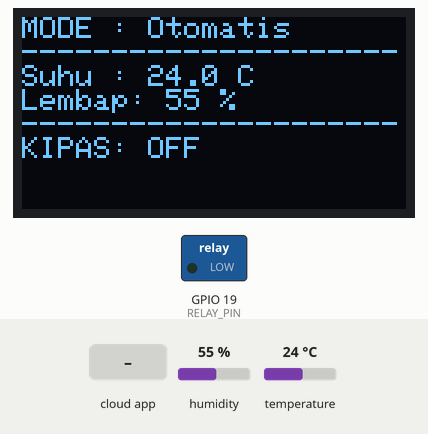
This sketch was run on a simulated ESP32. Parts: 128×64 one-colour display, switched loads named in the sketch (green lamp = pin HIGH). Inputs (shaded band) come from the test bench; at power-on: temperature 24 °C, humidity 55 %. WiFi joins after 1.5 s; servers stay silent unless stated; the Firebase database answers and starts empty; what the sketch prints to the serial monitor is not drawn.

Above: at 3.2 s.
3.3 s: temperature set to 29.6 °C
At 7.6 s:
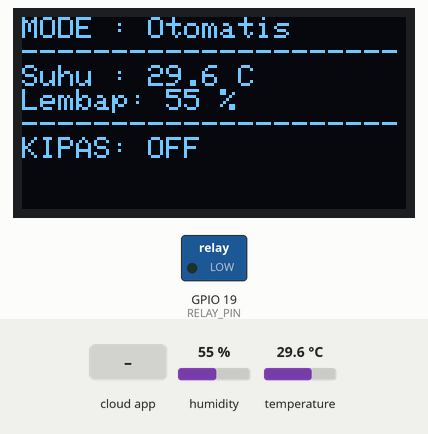
8.1 s: temperature set to 30.6 °C
At 11.8 s:
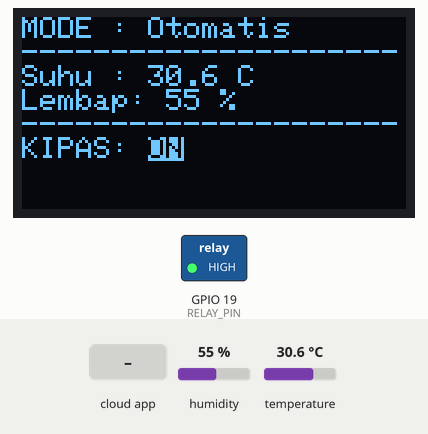
12.1 s: the phone or cloud app sets mode to Manual
At 13.2 s:
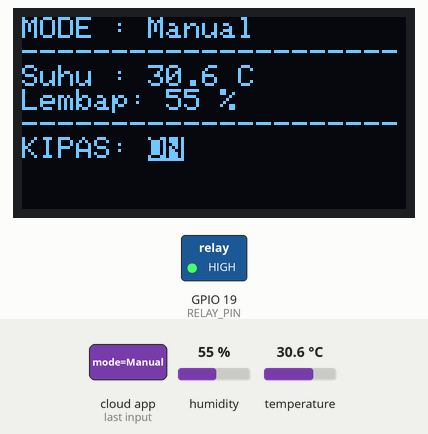
14.1 s: the phone or cloud app sets kipas to Manual
At 14.9 s:
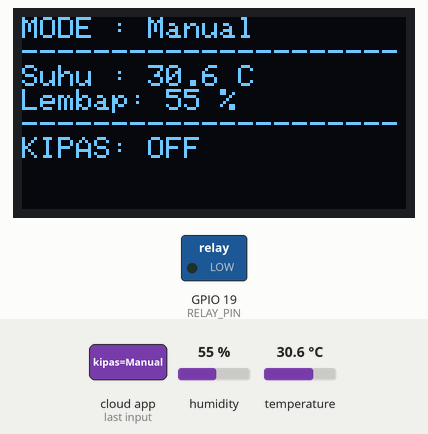
16.1 s: the phone or cloud app sets mode to ON
At 17.4 s:
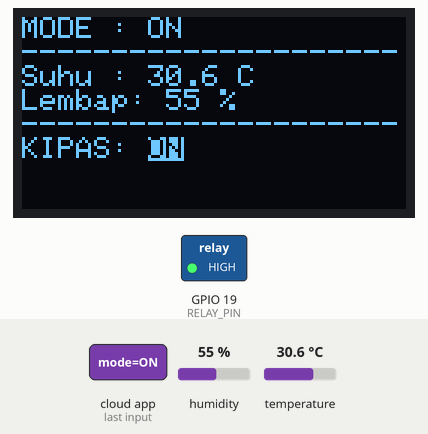
18.1 s: humidity set to 22 %
At 23.4 s:
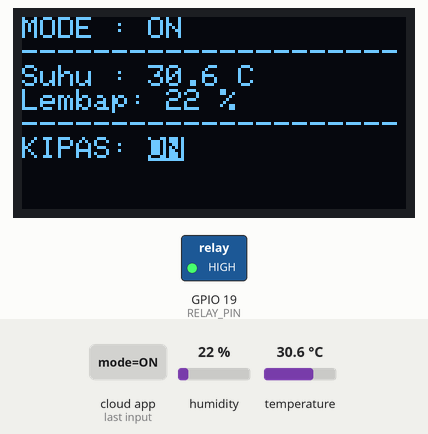
Timing chart, 0 to 24.9 s (numbered marks = the images above; inputs shaded):
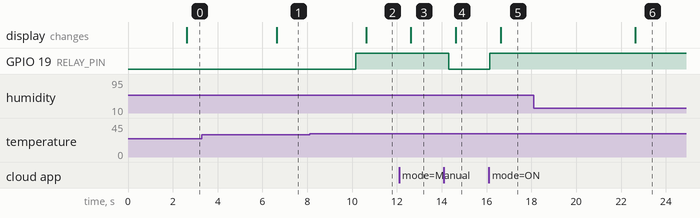

Measured:
- the behaviour switches between 30 and 30.1 °C on temperature (found by bisection; images 1 and 2)
- after the input at 3.3 s, the display: changes after 3.3 s (image 1)
- after the input at 8.1 s, GPIO 19 (RELAY_PIN): LOW → HIGH after 2.1 s; the display: changes after 2.5 s (image 2)
- after the input at 12.1 s, the display: changes after 0.53 s (image 3)
- after the input at 14.1 s, GPIO 19 (RELAY_PIN): HIGH → LOW after 0.21 s; the display: changes after 0.53 s (image 4)
- after the input at 16.1 s, GPIO 19 (RELAY_PIN): LOW → HIGH after 0.05 s; the display: changes after 0.53 s (image 5)
- after the input at 18.1 s, the display: changes after 4.5 s (image 6)

The sketch:

FirebaseDHT22.ino
```cpp
#include <Wire.h>
#include <Adafruit_GFX.h>
#include <Adafruit_SSD1306.h>
#include <DHT.h>
#include <WiFi.h>
#include <FirebaseESP32.h>

// ==========================================
// 1. KONFIGURASI WIFI & FIREBASE
// ==========================================
#define WIFI_SSID "PONDOX BENGKEL"
#define WIFI_PASSWORD "kasihkeraskaka"
#define FIREBASE_HOST "https://suhudht22-71151-default-rtdb.asia-southeast1.firebasedatabase.app/"
#define FIREBASE_AUTH "OLIHlRDMMduVcDeb2Rir5hVOvz801Jk2hy8KXkC9"

// Tambahan objek untuk library Firebase versi baru
FirebaseData fbdo;
FirebaseAuth auth;
FirebaseConfig config;

// ==========================================
// 2. KONFIGURASI PIN & SENSOR
// ==========================================
#define DHTPIN 23
#define DHTTYPE DHT22
#define RELAY_PIN 19
const float BATAS_SUHU = 30.0;

DHT dht(DHTPIN, DHTTYPE);

// ==========================================
// 3. INISIALISASI OLED
// ==========================================
#define SCREEN_WIDTH 128
#define SCREEN_HEIGHT 64
Adafruit_SSD1306 display(SCREEN_WIDTH, SCREEN_HEIGHT, &Wire, -1);

// ==========================================
// 4. VARIABEL KONTROL SYSTEM
// ==========================================
String modeSistem = "Otomatis";
String statusKipas = "OFF";
String perintahManual = "OFF";

unsigned long waktuLama = 0;
const long interval = 2000;

void setup() {
  Serial.begin(115200);

  // Setup Pin Relay
  pinMode(RELAY_PIN, OUTPUT);
  digitalWrite(RELAY_PIN, LOW);

  // Setup DHT
  dht.begin();

  // Inisialisasi OLED
  if(!display.begin(SSD1306_SWITCHCAPVCC, 0x3C)) {
    Serial.println(F("OLED Gagal diinisialisasi"));
    for(;;);
  }

  display.clearDisplay();
  display.setTextColor(SSD1306_WHITE);
  display.setCursor(10, 25);
  display.setTextSize(1);
  display.println("CONNECTING WIFI...");
  display.display();

  // Mulai Koneksi WiFi
  WiFi.begin(WIFI_SSID, WIFI_PASSWORD);
  Serial.print("Connecting to WiFi");
  while (WiFi.status() != WL_CONNECTED) {
    delay(500);
    Serial.print(".");
  }
  Serial.println("\nWiFi Connected!");

  // ---------------------------------------------------------
  // Mulai Koneksi Firebase (UPDATE UNTUK VERSI BARU)
  // ---------------------------------------------------------
  config.database_url = FIREBASE_HOST;
  config.signer.tokens.legacy_token = FIREBASE_AUTH;

  Firebase.begin(&config, &auth);
  Firebase.reconnectWiFi(true);

  // Set nilai default di Firebase saat pertama kali nyala
  Firebase.setString(fbdo, "/kontrol/mode", modeSistem);
  Firebase.setString(fbdo, "/kontrol/kipas", perintahManual);

  Serial.println("=== SISTEM IOT READY ===");
}

void loop() {
  unsigned long waktuSekarang = millis();
  if (waktuSekarang - waktuLama >= interval) {
    waktuLama = waktuSekarang;

    float suhu = dht.readTemperature();
    float lembap = dht.readHumidity();

    if (isnan(suhu) || isnan(lembap)) {
      Serial.println("Error: Sensor DHT22 tidak terbaca!");
      return;
    }

    // 1. Baca Mode Sistem dari Firebase
    if (Firebase.getString(fbdo, "/kontrol/mode")) {
      modeSistem = fbdo.stringData();
    }

    // 2. Baca Saklar Kipas dari Firebase (Hanya berlaku jika mode Manual)
    if (modeSistem == "Manual") {
      if (Firebase.getString(fbdo, "/kontrol/kipas")) {
        perintahManual = fbdo.stringData();
      }
    }

    // LOGIKA DUAL MODE UNTUK RELAY/KIPAS
    if (modeSistem == "Manual") {
      if (perintahManual == "ON") {
        digitalWrite(RELAY_PIN, HIGH);
        statusKipas = "ON";
      } else {
        digitalWrite(RELAY_PIN, LOW);
        statusKipas = "OFF";
      }
    }
    else {
      if (suhu > BATAS_SUHU) {
        digitalWrite(RELAY_PIN, HIGH);
        statusKipas = "ON";
        Firebase.setString(fbdo, "/kontrol/kipas", "ON");
      } else {
        digitalWrite(RELAY_PIN, LOW);
        statusKipas = "OFF";
        Firebase.setString(fbdo, "/kontrol/kipas", "OFF");
      }
    }

    // KIRIM DATA SENSOR KE FIREBASE
    Firebase.setFloat(fbdo, "/sensor/suhu", suhu);
    Firebase.setFloat(fbdo, "/sensor/lembap", lembap);

    // PRINT LOG KE SERIAL MONITOR
    Serial.printf("Suhu: %.1f C | Lembap: %.0f %% | Mode: %s | Kipas: %s\n",
                  suhu, lembap, modeSistem.c_str(), statusKipas.c_str());

    // UPDATE TAMPILAN OLED
    display.clearDisplay();
    display.setTextSize(1);

    display.setCursor(0, 0);
    display.print("MODE : ");
    display.println(modeSistem);
    display.println("---------------------");

    display.printf("Suhu : %.1f C\n", suhu);
    display.printf("Lembap: %.0f %%\n", lembap);
    display.println("---------------------");

    display.print("KIPAS: ");
    if (statusKipas == "ON") {
      display.setTextColor(SSD1306_BLACK, SSD1306_WHITE);
    }
    display.print(statusKipas);
    display.setTextColor(SSD1306_WHITE);

    display.display();
  }
}
```
